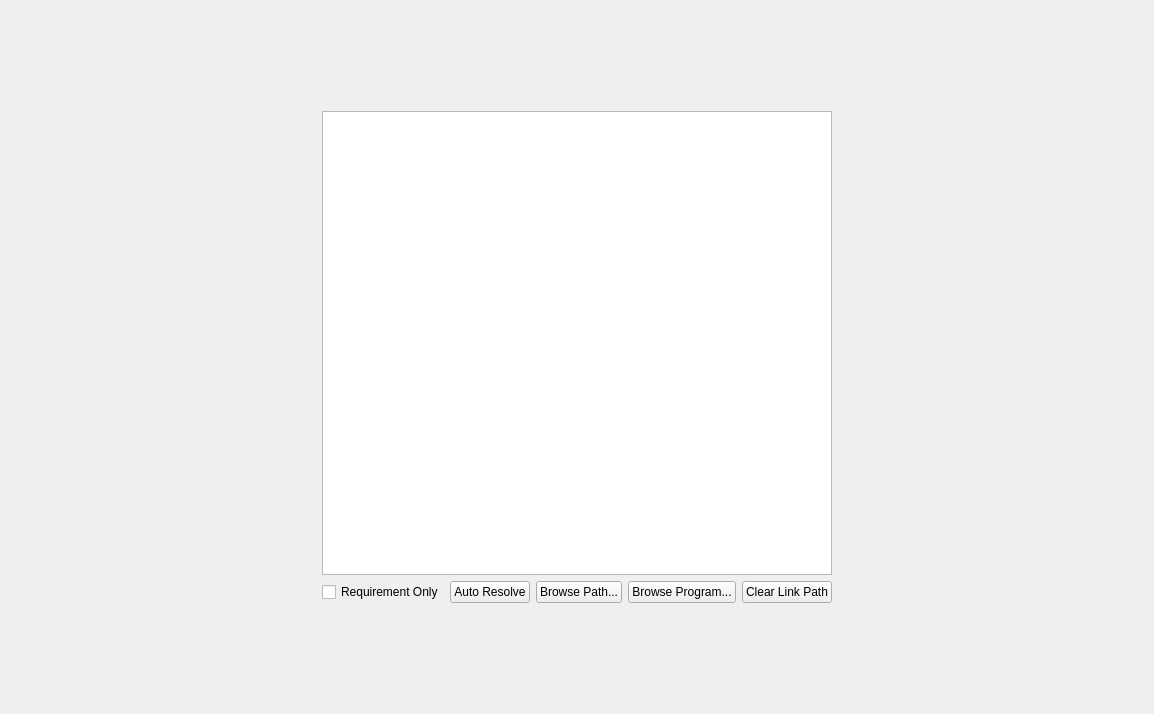
<?xml version="1.0" encoding="UTF-8"?>
<ui version="4.0">
 <class>Form</class>
 <widget class="QWidget" name="Form">
  <property name="geometry">
   <rect>
    <x>0</x>
    <y>0</y>
    <width>1154</width>
    <height>714</height>
   </rect>
  </property>
  <property name="windowTitle">
   <string>Form</string>
  </property>
  <layout class="QGridLayout" name="gridLayout_2">
   <item row="0" column="0">
    <widget class="QWidget" name="widget" native="true">
     <layout class="QGridLayout" name="gridLayout">
      <property name="leftMargin">
       <number>100</number>
      </property>
      <property name="topMargin">
       <number>100</number>
      </property>
      <property name="rightMargin">
       <number>100</number>
      </property>
      <property name="bottomMargin">
       <number>100</number>
      </property>
      <item row="0" column="0">
       <layout class="QHBoxLayout" name="horizontalLayout_2" stretch="5,2,5">
        <item>
         <spacer name="horizontalSpacer_2">
          <property name="orientation">
           <enum>Qt::Horizontal</enum>
          </property>
          <property name="sizeHint" stdset="0">
           <size>
            <width>40</width>
            <height>20</height>
           </size>
          </property>
         </spacer>
        </item>
        <item>
         <layout class="QVBoxLayout" name="verticalLayout">
          <item>
           <widget class="QListWidget" name="listWidget_program_list"/>
          </item>
          <item>
           <layout class="QHBoxLayout" name="horizontalLayout">
            <item>
             <spacer name="horizontalSpacer">
              <property name="orientation">
               <enum>Qt::Horizontal</enum>
              </property>
              <property name="sizeHint" stdset="0">
               <size>
                <width>40</width>
                <height>20</height>
               </size>
              </property>
             </spacer>
            </item>
            <item>
             <widget class="QCheckBox" name="checkBox_ShowOnlyRequirement">
              <property name="text">
               <string>Requirement Only</string>
              </property>
             </widget>
            </item>
            <item>
             <widget class="QPushButton" name="pushButton_auto_resolve">
              <property name="text">
               <string>Auto Resolve</string>
              </property>
             </widget>
            </item>
            <item>
             <widget class="QPushButton" name="pushButton_browse_path">
              <property name="text">
               <string>Browse Path...</string>
              </property>
             </widget>
            </item>
            <item>
             <widget class="QPushButton" name="pushButton_browse_program">
              <property name="text">
               <string>Browse Program...</string>
              </property>
             </widget>
            </item>
            <item>
             <widget class="QPushButton" name="pushButton_clear_link_path">
              <property name="text">
               <string>Clear Link Path</string>
              </property>
             </widget>
            </item>
           </layout>
          </item>
         </layout>
        </item>
        <item>
         <spacer name="horizontalSpacer_3">
          <property name="orientation">
           <enum>Qt::Horizontal</enum>
          </property>
          <property name="sizeHint" stdset="0">
           <size>
            <width>40</width>
            <height>20</height>
           </size>
          </property>
         </spacer>
        </item>
       </layout>
      </item>
     </layout>
    </widget>
   </item>
  </layout>
 </widget>
 <resources/>
 <connections/>
</ui>
